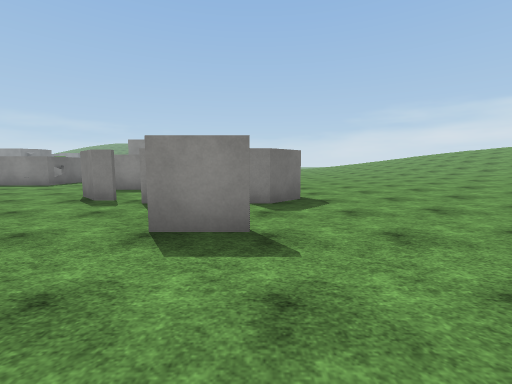
view 1 (above)

24 first-person views from a walk through a Unity game level. The camera is 1.4 m above the floor, tilts 6° down and sees 90° across. The floor is counted in squares, 2 m on a side. Each view is taken from the middle of a square. On the plan, view 1 faces up. The plan holds only what a view shows up to about 9 squares ahead; the rest is blank. The place goes on beyond the plan. Some trees and plants on the terrain are drawn as simple stand-ins. Surface patterns are stand-ins for the level's own textures.

view 2
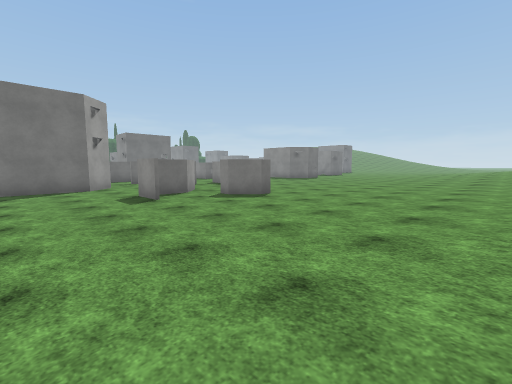

view 3
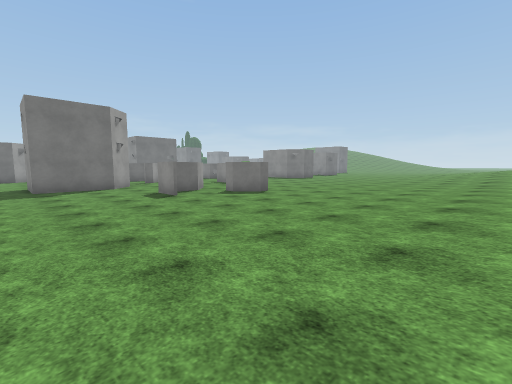

view 4
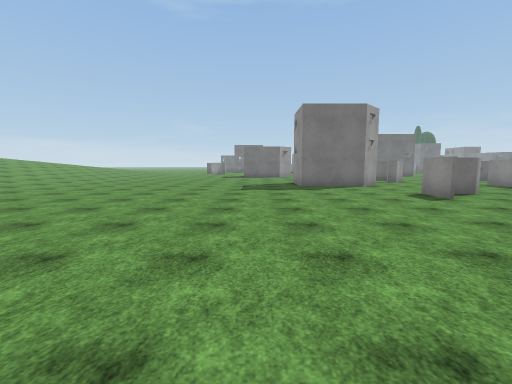

view 5
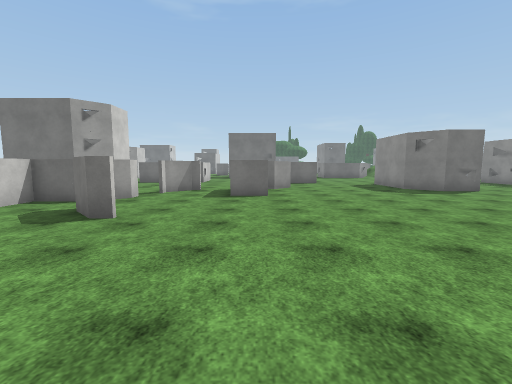

view 6
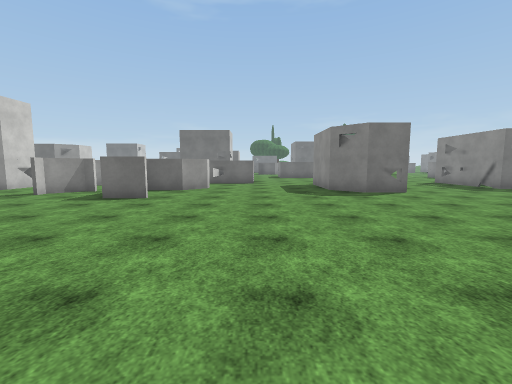

view 7
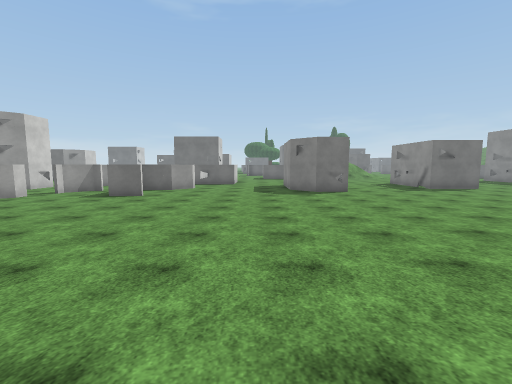

view 8
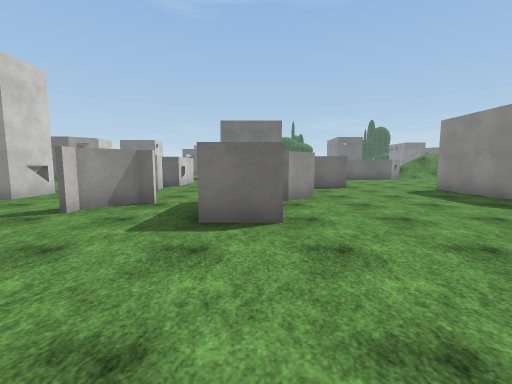

view 9
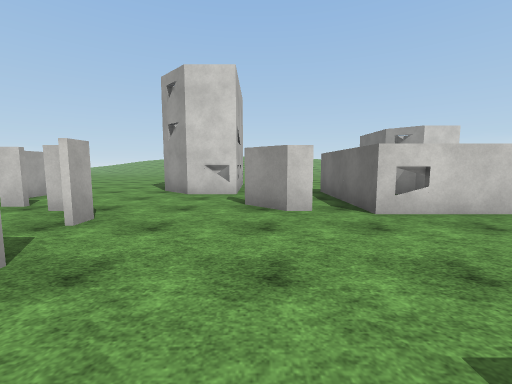

view 10
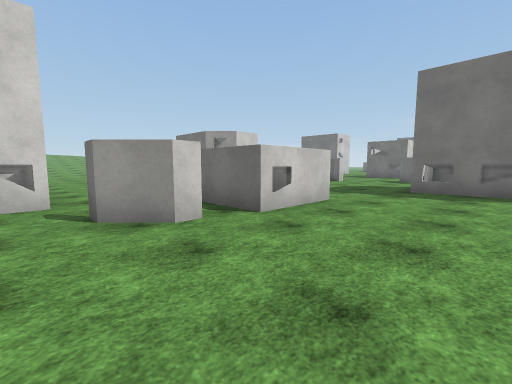

view 11
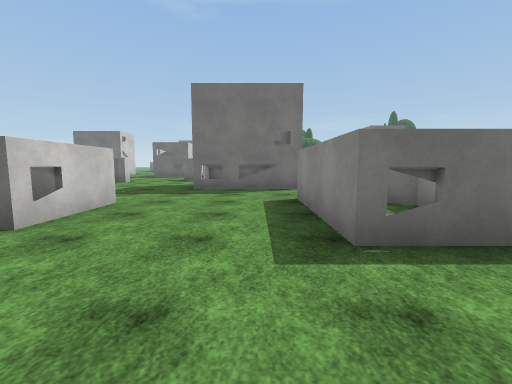

view 12
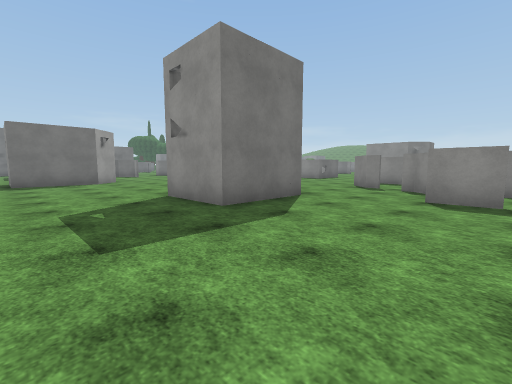

view 13
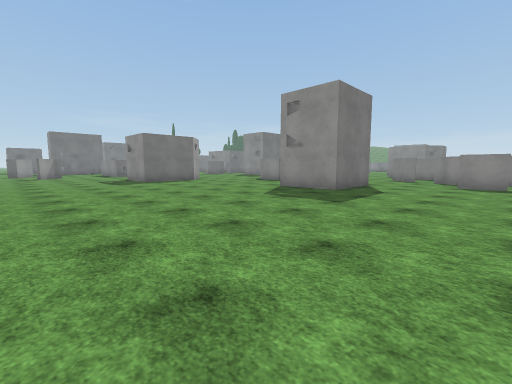

view 14
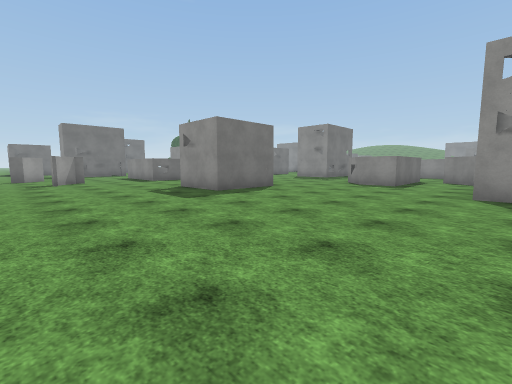

view 15
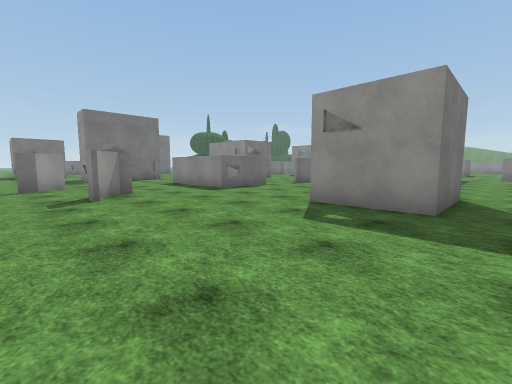

view 16
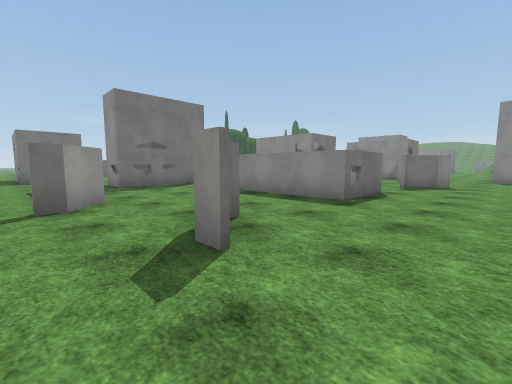

view 17
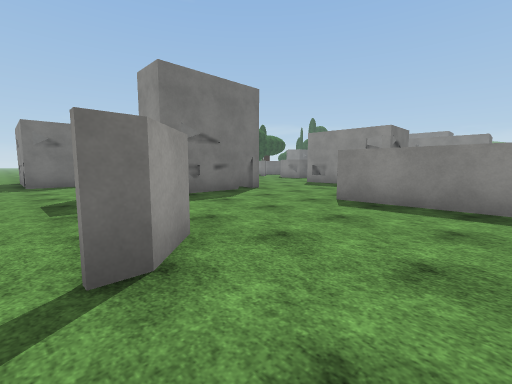

view 18
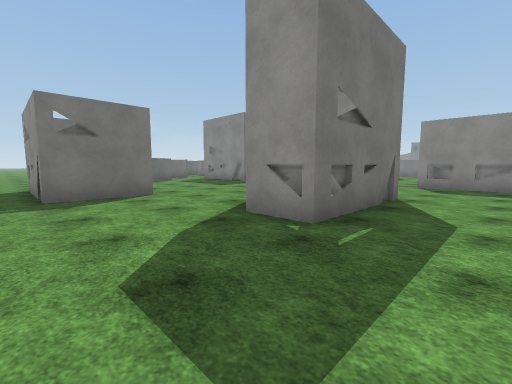

view 19
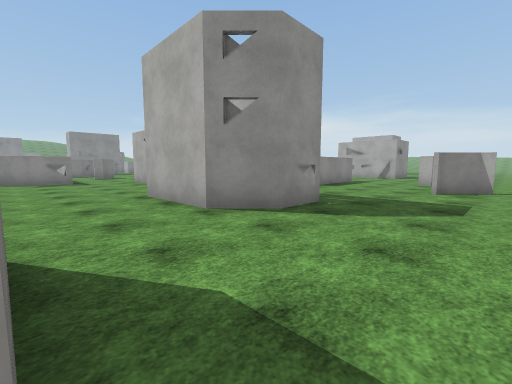

view 20
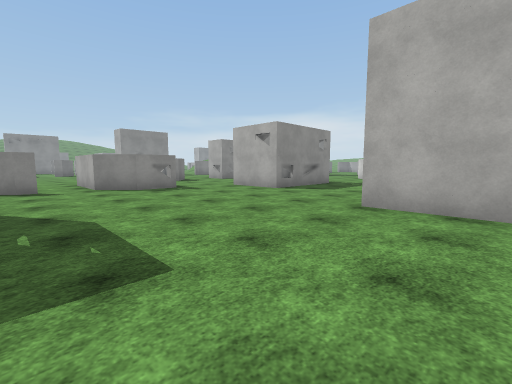

view 21
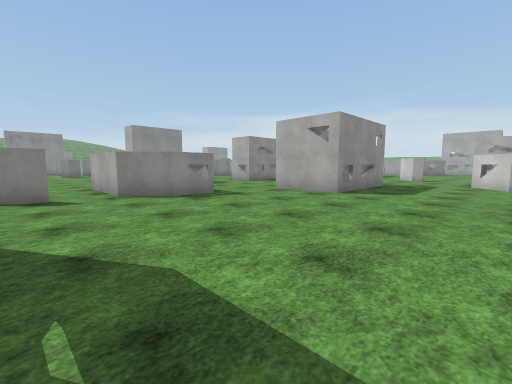

view 22
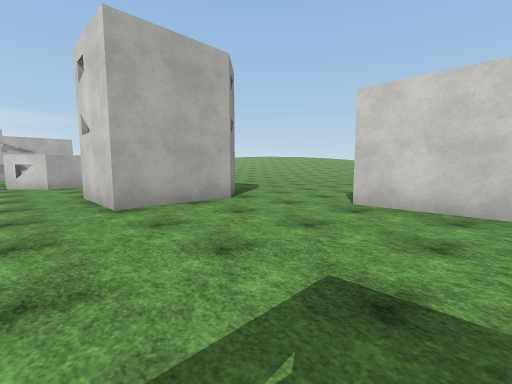

view 23
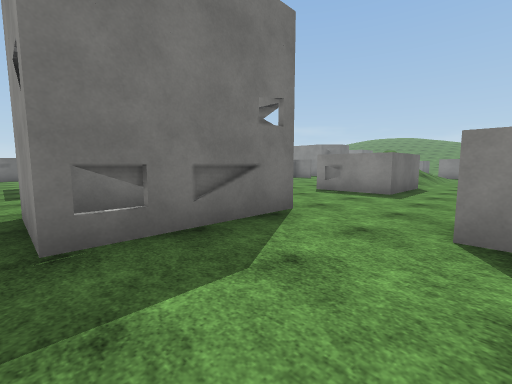

view 24
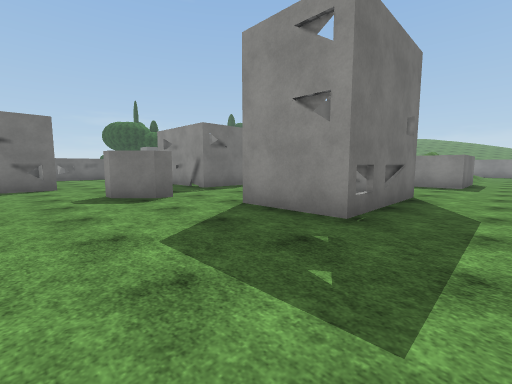

### Floor plan
Key: @ floor where view 1 was taken; # wall or solid block; x gap in a wall; . main floor; : floor 0.25 m higher than the main floor; + floor 0.5 m higher than the main floor; / step, stairs or slope; O other object.
Columns run from 29 left of view 1 to 7 right of it. Each row starts with its distance up from view 1.
 18                         ......
 17                  /.     .......
 16                  /.      .......
 15                  O.      #......:
 14                O O.  ..###......://
 13                OOO.  ...........::/
 12                ....  ...........:://
 11                .... OO...........:///
 10  ..             ...O..O..........:://
  9  ..        #   ##..OOOO.##......:::++
  8  ..       ##.. ##........#.#....:::++
  7  .#       .....##........###....:::++
  6 #.#  ..........##........x.......::/+
  5 #.###.......#.......OOx#.#x#.#...::/+
  4 ......####...........O.....##....::/+
  3 ......## #..........OO......#....::/+
  2 ......####...#..  ..OO..##.......::/+
  1 ................  ......##........://
  0 ...........OO...  #.....##...@....::+
 -1 .....##...O  ...  #...............::+
 -2 .....##...OOO.... #................:
 -3 .....##..........##................
 -4 .....##............................
 -5 ###..........#...................
 -6 ###.......#.....................
 -7 ...............................

Positions as (right, up) in squares from view 1, and headings:
1: (0, 0), facing up
2: (6, 0), facing up-left
3: (7, -1), facing up-left
4: (6, -2), facing left
5: (5, 8), facing left
6: (4, 11), facing left
7: (6, 12), facing left
8: (1, 8), facing left
9: (-6, 9), facing down
10: (-5, 8), facing down-left
11: (-5, 8), facing left
12: (0, -3), facing up-left
13: (0, -7), facing up-left
14: (-5, -7), facing up-left
15: (-10, -7), facing up-left
16: (-14, -7), facing up-left
17: (-17, -7), facing up-left
18: (-21, -7), facing up-left
19: (-27, -7), facing up-right
20: (-29, -3), facing up-right
21: (-29, -1), facing up-right
22: (-29, 0), facing down-right
23: (-10, 6), facing up-left
24: (-11, 3), facing up-left
